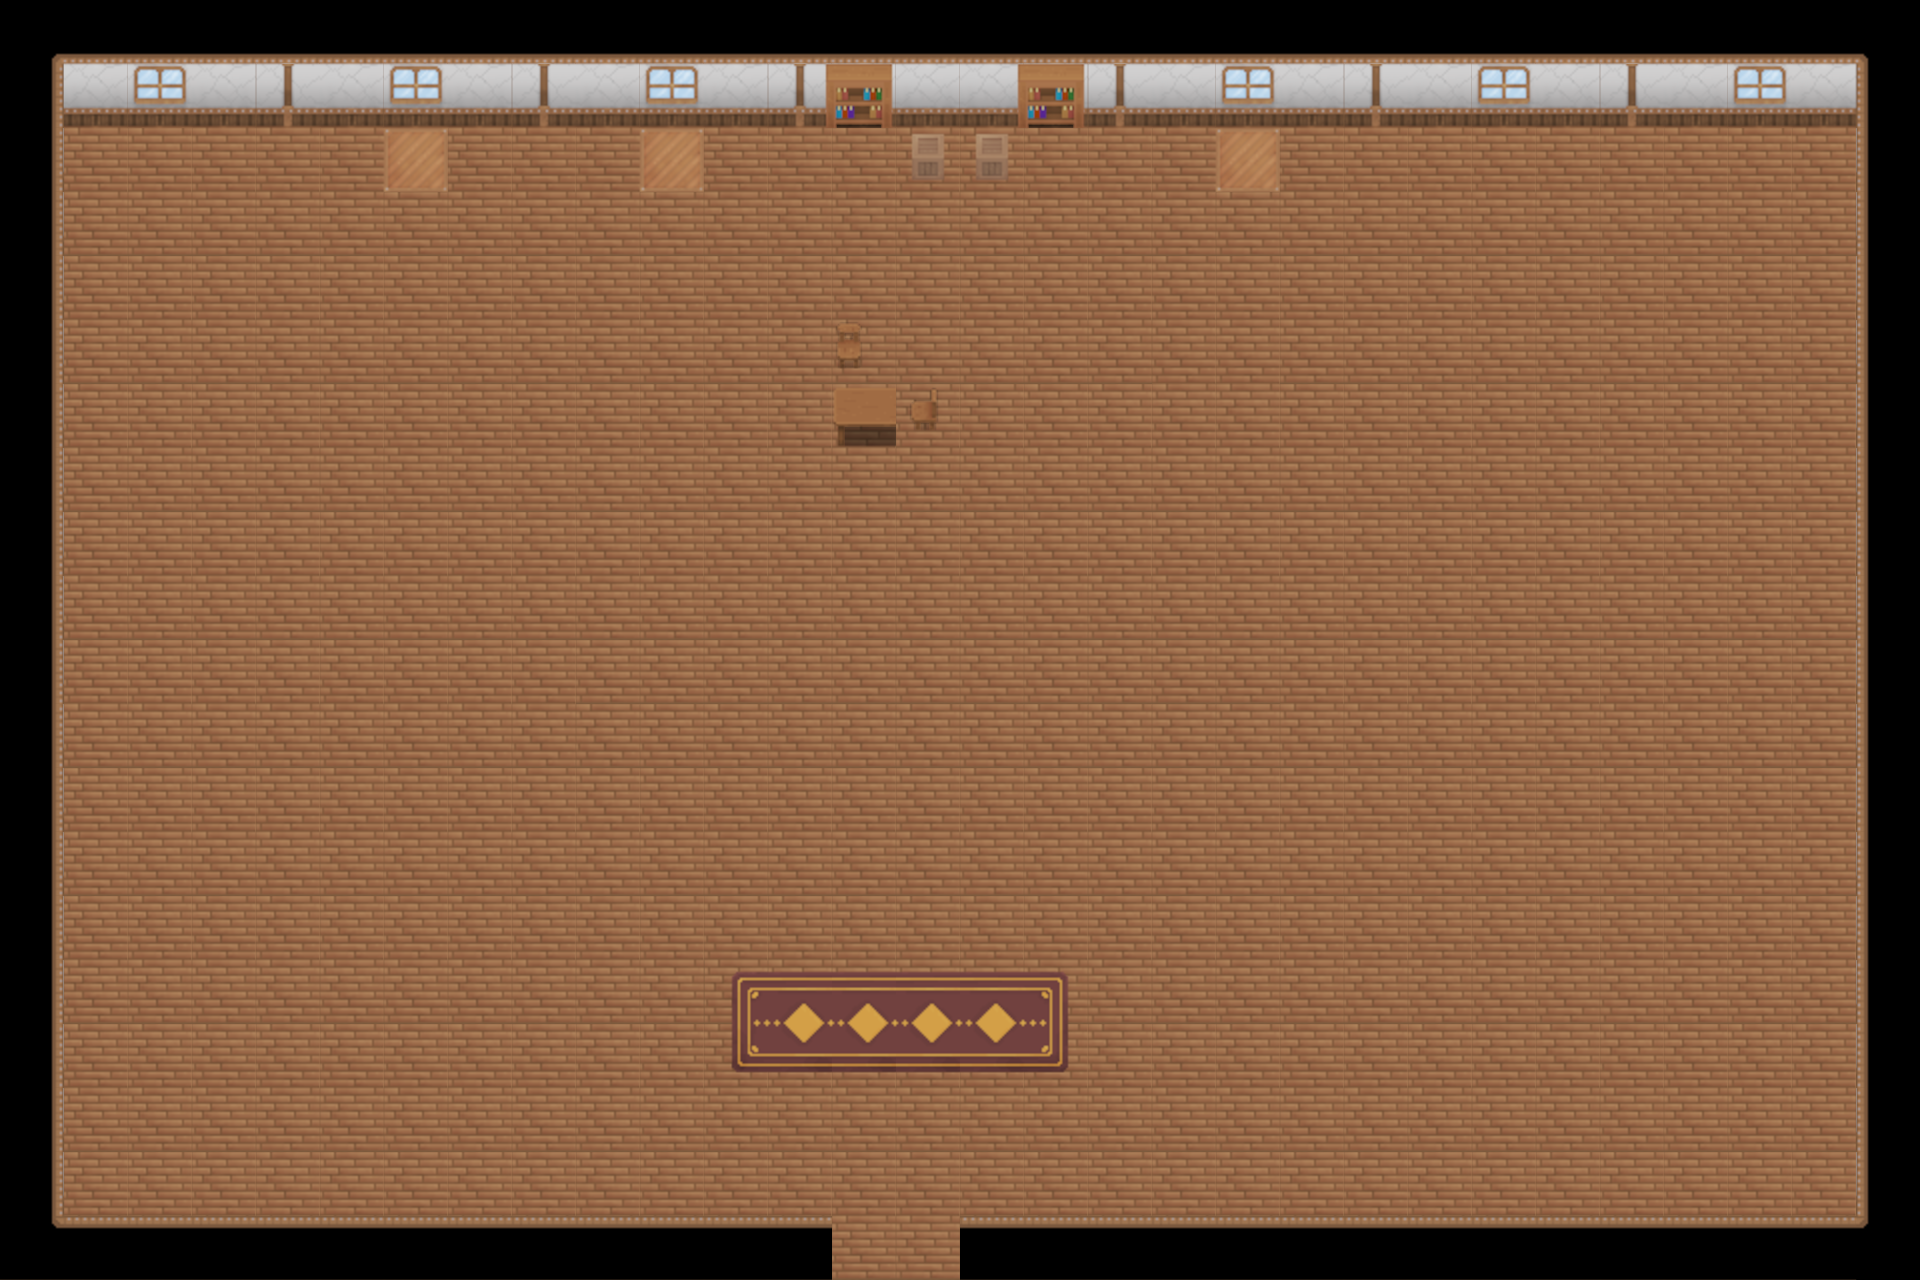

A 2D game scene composited from a Tiled map and its tileset images. What follows is a short description and the map's XML, with every tile layer's data as written:
An orthogonal 30x20 tile map with 64x64 px tiles, 2 tile layers (Tile Layer 1, Tile Layer 2), 2 tilesets and 2 objects (door-exit, spawn-entrance).

<map version="1.9" tiledversion="1.9.2" orientation="orthogonal" renderorder="right-down" width="30" height="20" tilewidth="64" tileheight="64" infinite="0" nextlayerid="4" nextobjectid="10">
 <tileset firstgid="1" source="../Tilesets/Indoor.tsx" />
 <tileset firstgid="137" source="../Tilesets/Interior_House.tsx" />
 <layer id="1" name="Tile Layer 1" width="30" height="20">
  <data encoding="csv">
137,140,140,140,140,140,140,140,140,140,140,140,140,140,140,140,140,140,140,140,140,140,140,140,140,140,140,140,140,141,
145,148,147,148,146,148,147,148,146,148,147,148,146,148,148,148,148,146,148,147,148,146,148,147,148,146,148,147,148,149,
145,154,154,154,154,154,154,154,154,154,154,154,154,154,154,154,154,154,154,154,154,154,154,154,154,154,154,154,154,149,
145,162,162,162,162,162,162,162,162,162,162,162,162,162,162,162,162,162,162,162,162,162,162,162,162,162,162,162,162,149,
145,154,154,154,154,154,154,154,154,154,154,154,154,154,154,154,154,154,154,154,154,154,154,154,154,154,154,154,154,149,
145,162,162,162,162,162,162,162,162,162,162,162,162,162,162,162,162,162,154,154,162,162,162,162,162,162,162,162,162,149,
145,154,154,154,154,154,154,154,154,154,154,154,154,154,154,154,154,154,154,154,154,154,154,154,154,154,154,154,154,149,
145,162,162,162,162,162,162,162,162,162,162,162,162,162,162,162,162,162,162,162,162,162,162,162,162,162,162,162,162,149,
145,154,154,154,154,154,154,154,154,154,154,154,154,154,154,154,154,154,154,154,154,154,154,154,154,154,154,154,154,149,
145,162,162,162,162,162,162,162,162,162,162,162,162,162,162,162,162,162,162,162,162,162,162,162,162,162,162,162,162,149,
145,154,154,154,154,154,154,154,154,162,162,162,162,162,162,162,162,162,162,162,154,154,154,154,154,154,154,154,154,149,
145,162,162,162,162,162,162,162,162,162,162,162,162,162,162,162,162,162,162,162,162,162,162,162,162,162,162,162,162,149,
145,154,154,154,154,154,154,154,154,154,154,154,154,154,154,154,154,154,154,154,154,154,154,154,154,154,154,154,154,149,
145,162,162,162,162,162,162,162,162,162,162,162,162,162,162,162,162,162,162,162,162,162,162,162,162,162,162,162,162,149,
145,154,154,154,154,154,154,154,154,154,154,154,154,154,154,154,154,154,154,154,154,154,154,154,154,154,154,154,154,149,
145,162,162,162,162,162,162,162,162,162,162,162,162,162,162,162,162,162,162,162,162,162,162,162,162,162,162,162,162,149,
145,154,154,154,154,154,154,154,154,154,154,154,154,154,154,154,154,154,154,154,154,154,154,154,154,154,154,154,154,149,
145,162,162,162,162,162,162,162,162,162,162,162,162,162,162,162,162,162,162,162,162,162,162,162,162,162,162,162,162,149,
145,154,154,154,154,154,154,154,154,154,154,154,154,154,154,154,154,154,154,154,154,154,154,154,154,154,154,154,154,149,
169,171,171,171,171,171,171,171,171,171,171,171,171,162,162,171,171,171,171,171,171,171,171,171,171,171,171,171,171,173
</data>
 </layer>
 <layer id="3" name="Tile Layer 2" width="30" height="20">
  <data encoding="csv">
0,0,0,0,0,0,0,0,0,0,0,0,0,0,0,0,0,0,0,0,0,0,0,0,0,0,0,0,0,0,
0,0,0,0,0,0,0,0,0,0,0,0,175,176,0,175,176,0,0,0,0,0,0,0,0,0,0,0,0,0,
0,0,0,0,0,0,155,0,0,0,155,0,0,0,152,152,0,0,0,155,0,0,0,0,0,0,0,0,0,0,
0,0,0,0,0,0,0,0,0,0,0,0,0,0,0,0,0,0,0,0,0,0,0,0,0,0,0,0,0,0,
0,0,0,0,0,0,0,0,0,0,0,0,0,0,0,0,0,0,0,0,0,0,0,0,0,0,0,0,0,0,
0,0,0,0,0,0,0,0,0,0,174,174,174,160,174,174,174,174,174,174,174,174,174,0,0,0,0,0,0,0,
0,0,0,0,0,0,0,0,0,174,174,174,174,166,159,174,174,174,174,174,0,0,0,0,0,0,0,0,0,0,
0,0,0,0,0,0,0,0,0,0,0,0,0,0,0,0,0,0,0,0,0,0,0,0,0,0,0,0,0,0,
0,0,0,0,0,0,0,0,0,0,0,0,0,0,0,0,0,0,0,0,0,0,0,0,0,0,0,0,0,0,
0,0,0,0,0,0,0,0,0,0,0,0,0,0,0,0,0,0,0,0,0,0,0,0,0,0,0,0,0,0,
0,0,0,0,0,0,0,0,0,0,0,0,0,0,0,0,0,0,0,0,0,0,0,0,0,0,0,0,0,0,
0,0,0,0,0,0,0,0,0,0,0,0,0,0,0,0,0,0,0,0,0,0,0,0,0,0,0,0,0,0,
0,0,0,0,0,0,0,0,0,0,0,0,0,0,0,0,0,0,0,0,0,0,0,0,0,0,0,0,0,0,
0,0,0,0,0,0,0,0,0,0,0,0,0,0,0,0,0,0,0,0,0,0,0,0,0,0,0,0,0,0,
0,0,0,0,0,0,0,0,0,0,0,0,0,0,0,0,0,0,0,0,0,0,0,0,0,0,0,0,0,0,
0,0,0,0,0,0,0,0,0,0,0,190,191,191,191,191,192,0,0,0,0,0,0,0,0,0,0,0,0,0,
0,0,0,0,0,0,0,0,0,0,0,198,199,199,199,199,200,0,0,0,0,0,0,0,0,0,0,0,0,0,
0,0,0,0,0,0,0,0,0,0,0,0,0,0,0,0,0,0,0,0,0,0,0,0,0,0,0,0,0,0,
0,0,0,0,0,0,0,0,0,0,0,0,0,0,0,0,0,0,0,0,0,0,0,0,0,0,0,0,0,0,
0,0,0,0,0,0,0,0,0,0,0,0,0,0,0,0,0,0,0,0,0,0,0,0,0,0,0,0,0,0
</data>
 </layer>
 <objectgroup id="2" name="Triggers">
  <object id="3" name="door-exit" x="833.91" y="1312.49" width="128" height="32">
   <properties>
    <property name="targetMap" value="town" />
    <property name="targetSpawnPoint" value="house" />
    <property name="type" value="door" />
   </properties>
  </object>
  <object id="9" name="spawn-entrance" x="861.34" y="1202.39" width="64" height="64">
   <properties>
    <property name="name" value="entrance" />
    <property name="type" value="spawn" />
   </properties>
  </object>
 </objectgroup>
</map>